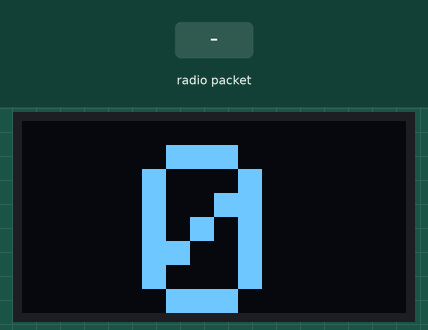
Simulated run of this sketch. Board: Arduino Uno, built with avr-gcc and run on an emulated ATmega328P. On the bench: 128×64 one-colour display. The test bench sets the inputs (shaded band). No radio packets arrive unless stated; what the sketch prints to the serial monitor is not drawn.

Above: at 2.2 s.
2.3 s: radio packet "1" arrives
At 3.5 s:
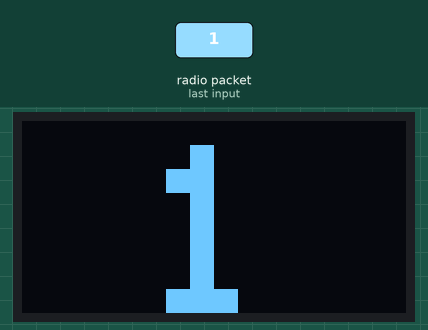
Timing chart, 0 to 5.3 s (numbered marks = the images above; inputs shaded):
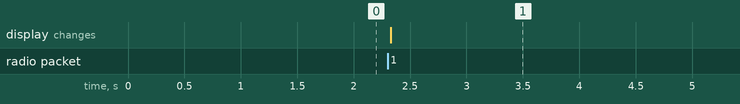

The sketch:

scoreboard.ino
```cpp
#include <SPI.h>
#include <RF24.h>

#include <SPI.h>
#include <Wire.h>
#include <Adafruit_GFX.h>
#include <Adafruit_SSD1306.h>

#define SCREEN_WIDTH 128
#define SCREEN_HEIGHT 64
#define OLED_RESET 4

Adafruit_SSD1306 display(SCREEN_WIDTH, SCREEN_HEIGHT, &Wire, OLED_RESET);

RF24 rf24(7, 8);  // CE腳, CSN腳

const byte addr[] = "1Node";
const byte pipe = 1;  // 指定通道編號
const char a[] = "1";

int mode = 0;
int score = 0;

void setup() {
  Serial.begin(9600);
  rf24.begin();
  rf24.setChannel(83);  // 設定頻道編號
  rf24.setPALevel(RF24_PA_MIN);
  rf24.setDataRate(RF24_250KBPS);
  rf24.openReadingPipe(pipe, addr);  // 開啟通道和位址
  rf24.startListening();             // 開始監聽無線廣播
  Serial.println("nRF24L01 ready!");

    // 偵測是否安裝好OLED了
  if(!display.begin(SSD1306_SWITCHCAPVCC, 0x3C)) { // 一般1306 OLED的位址都是0x3C
    Serial.println(F("SSD1306 allocation failed"));
    for(;;); // Don't proceed, loop forever
  }

  // 清除畫面
  display.clearDisplay();
  testdrawstyles();    // 測試文字
}

void loop() {
  count();
  testdrawstyles();

  Serial.print("score:");
  Serial.println(score);
}

void count() {
  int i = 0;
  while (i < 5) {
    if (rf24.available(&pipe)) {
      char msg[32] = "";
      rf24.read(&msg, sizeof(msg));
      Serial.println(msg);  // 顯示訊息內容

      if (msg[0] == a[0]) {
        if (mode == 0) {
          score++;
        }

        mode = 1;
        return;
      } else {
        delay(50);
        i++;
      }
    }
  }
  if (mode == 1) {
    mode = 0;
    score++;
  }
}

void testdrawstyles(void) {
  display.clearDisplay();
  display.setTextSize(8);             // 設定文字大小
  display.setTextColor(1);        // 1:OLED預設的顏色(這個會依該OLED的顏色來決定)
  display.setCursor(40,8);             // 設定起始座標
  display.print(score);        // 要顯示的字串
  display.display();                  // 要有這行才會把文字顯示出來
  delay(1000);
}
```

Measured:
- after the input at 2.3 s, the display: changes at once (image 1)
